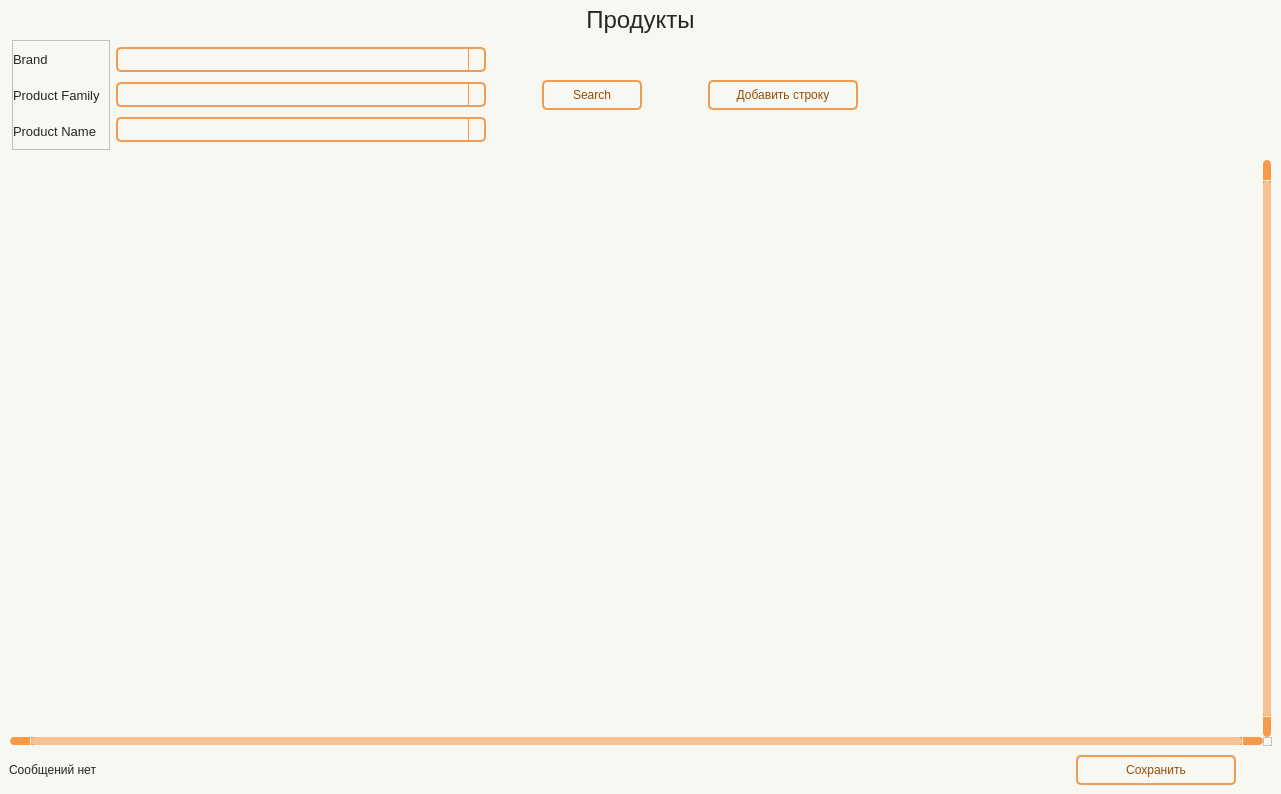
<?xml version="1.0" encoding="UTF-8"?>
<ui version="4.0">
 <class>Form</class>
 <widget class="QWidget" name="Form">
  <property name="geometry">
   <rect>
    <x>0</x>
    <y>0</y>
    <width>1281</width>
    <height>794</height>
   </rect>
  </property>
  <property name="minimumSize">
   <size>
    <width>930</width>
    <height>650</height>
   </size>
  </property>
  <property name="windowTitle">
   <string>Form</string>
  </property>
  <property name="styleSheet">
   <string notr="true">Form.QWidget{border: 2px solid #f28223;}

QWidget{
	background-color: #f8f8f2;
}

#Title_label.QLabel {
color: #262626;
font: 18pt &quot;Tahoma&quot;;
}

QLabel {
color: #262626;
font: 10pt &quot;Tahoma&quot;;
}

QPushButton {
	border: 2px solid #f09d54;
	border-radius: 5px;
	background-color: #f8f8f2;
	color: #964b09;
	font: 10pt &quot;Tahoma&quot;;
}

QPushButton:hover {
	background-color: #f28223;
	color: #ffffff;
}

QPushButton:pressed {
	background-color: #f28223;
	border: 2px solid #f28223;
	color: #ffffff;
}


QTableWidget {	
	background-color: #f8f8f2;
	padding: 10px;
	border-radius: 5px;
	gridline-color: #f8994a;
    outline: none;
	color: #262626;
}
QTableWidget::item{
	border-color: #f8994a;
	padding-left: 5px;
	padding-right: 5px;
	gridline-color: #f8994a;
	color: #262626;
	padding: 1px;
    font: 7pt &quot;Tahoma&quot;; 
}
QTableWidget::item:selected{
	background-color: #f28223;
    color: #ffffff;
}
QTableWidget::item:editable {
	background-color: #fff5cc;
	border: #ffffff;
}
QTableWidget::item:focus {
	background-color: #f28223;
	border: 2px solid #ffffff;
}
QHeaderView::section{
	background-color: #f8f8f2;
	border: none;
	border-style: none;
}
QTableWidget::horizontalHeader {	
	background-color: #f8994a;
	font: 10pt &quot;Tahoma&quot;;
}
QHeaderView::section:horizontal {
    border: 1px solid #f8994a;
	background-color: #ffd4af;
	padding: 3px;
	border-top-left-radius: 7px;
    border-top-right-radius: 7px;
    color: #262626;
}
QHeaderView::section:vertical {
    border: 1px solid #f8994a;
	color: #262626;
}

QLineEdit {
	background-color: #f8f8f2;
	border-radius: 5px;
	border: 2px solid #f09d54;
	padding-left: 10px;
	selection-color: rgb(255, 255, 255);
	selection-background-color: #f28223;
    color: #262626;
}
QLineEdit:hover {
	border: 2px solid #f28223;
}
QLineEdit:focus {
	border: 2px solid #f28223;
}

/* Стили для множественного выбора */
QListWidget {
    background-color: #f8f8f2;
    border: 2px solid #f09d54;
    border-radius: 5px;
    color: #262626;
    font: 10pt &quot;Tahoma&quot;;
}

QListWidget::item {
    padding: 5px;
    border-bottom: 1px solid #f8994a;
}

QListWidget::item:selected {
    background-color: #f28223;
    color: #ffffff;
}

QListWidget::item:hover {
    background-color: #ffd4af;
}

/* Улучшенная видимость чекбоксов */
QCheckBox::indicator {
    width: 16px;
    height: 16px;
}

QCheckBox::indicator:unchecked {
    border: 2px solid #f09d54;
    background-color: #f8f8f2;
    border-radius: 3px;
}

QCheckBox::indicator:checked {
    border: 2px solid #f28223;
    background-color: #f28223;
    border-radius: 3px;
    image: url(:/icon/icon/check.svg);
}

QCheckBox::indicator:hover {
    border: 2px solid #f28223;
}

QComboBox {
	background-color: #f8f8f2;
	border-radius: 5px;
	border: 2px solid #f09d54;
	padding-left: 10px;
	selection-color: #f28223;
	selection-background-color: #f28223;
    color: #262626;
	font: 9pt &quot;Tahoma&quot;;
}
QComboBox:hover {
	border: 2px solid #f28223;
	
}
QComboBox:focus {
	border: 2px solid #f28223;
}

QComboBox QAbstractItemView::item {
	color: #262626;
}
QComboBox QAbstractItemView::item::selected {
	background-color: #f09d54;
	color: #ffffff;
}

QComboBox::down-arrow {
	
	image: url(:/icon/icon/chevron-down — копия — копия.svg);
}
QComboBox::drop-down {
    subcontrol-origin: padding;
    subcontrol-position: top right;
    width: 15px;
    border-left-width: 1px;
    border-left-color: #f8994a;
    border-left-style: solid; /* just a single line */
    border-top-right-radius: 3px; /* same radius as the QComboBox */
    border-bottom-right-radius: 3px;
	color: #262626;
}

QScrollBar:horizontal {
    border: none;
    background: #f8994a;
    height: 8px;
    margin: 0px 21px 0 21px;
	border-radius: 0px;
}
QScrollBar::handle:horizontal {
    background: #f6c294;
    min-width: 20px;
	border-radius: 4px
}
QScrollBar::add-line:horizontal {
    border: none;
    background: #f8994a;
    width: 20px;
	border-top-right-radius: 4px;
    border-bottom-right-radius: 4px;
    subcontrol-position: right;
    subcontrol-origin: margin;
}
QScrollBar::sub-line:horizontal {
    border: none;
    background: #f8994a;
    width: 20px;
	border-top-left-radius: 4px;
    border-bottom-left-radius: 4px;
    subcontrol-position: left;
    subcontrol-origin: margin;
}
QScrollBar::up-arrow:horizontal, QScrollBar::down-arrow:horizontal
{
     background: none;
}
QScrollBar::add-page:horizontal, QScrollBar::sub-page:horizontal
{
     background: none;
}
 QScrollBar:vertical {
	border: none;
    background-color: #f8994a;
    width: 8px;
    margin: 21px 0 21px 0;
	border-radius: 0px;
 }
 QScrollBar::handle:vertical {	
	background: #f6c294;
    min-height: 25px;
	border-radius: 4px
 }
 QScrollBar::add-line:vertical {
     border: none;
    background: #f8994a;
     height: 20px;
	border-bottom-left-radius: 4px;
    border-bottom-right-radius: 4px;
     subcontrol-position: bottom;
     subcontrol-origin: margin;
 }
 QScrollBar::sub-line:vertical {
	border: none;
    background: #f8994a;
     height: 20px;
	border-top-left-radius: 4px;
    border-top-right-radius: 4px;
     subcontrol-position: top;
     subcontrol-origin: margin;
 }
 QScrollBar::up-arrow:vertical, QScrollBar::down-arrow:vertical {
     background: none;
 }

 QScrollBar::add-page:vertical, QScrollBar::sub-page:vertical {
     background: none;
 }

QDateEdit {
    background-color: #f8f8f2;
    border-radius: 5px;
    border: 2px solid #f09d54;
    padding-left: 10px; /* Add left padding */
    padding-right: 10px; /* Add right padding to accommodate the dropdown arrow */
    color: #262626;
    font: 10pt &quot;Tahoma&quot;;
    min-width: 80px; /* Minimum width to prevent text clipping */
}

QDateEdit:hover {
    border: 2px solid #f28223;
}

QDateEdit:focus {
    border: 2px solid #f28223;
}

QDateEdit::drop-down {
    subcontrol-origin: padding;
    subcontrol-position: top right;
    width: 25px; /* Keep the dropdown arrow width */
    border-left-width: 1px;
    border-left-color: #f8994a;
    border-left-style: solid;
    border-top-right-radius: 3px;
    border-bottom-right-radius: 3px;
    background-color: #f8f8f2;
}

QDateEdit::down-arrow {
	image: url(:/icon/icon/chevron-down — копия — копия.svg);
    width: 16px;
    height: 16px;
}

/* Calendar Styling */
QCalendarWidget {
    background-color: #f8f8f2;
    border: 2px solid #f28223;
    color: #262626;
}

QCalendarWidget QWidget {
    color: #262626;
}

QCalendarWidget QAbstractItemView {
    background-color: #f8f8f2;
    selection-background-color: #f28223;
    selection-color: #ffffff;
}

QCalendarWidget QToolButton {
    background-color: #ffd4af;
    color: #262626;
    font: 10pt &quot;Tahoma&quot;;
    border-radius: 3px;
    padding: 5px;
}

QCalendarWidget QToolButton:hover {
    background-color: #f28223;
    color: #ffffff;
}

QCalendarWidget QMenu {
    background-color: #f8f8f2;
    border: 1px solid #f28223;
}

QCalendarWidget QSpinBox {
    background-color: #f8f8f2;
    color: #262626;
    border: 1px solid #f09d54;
}

QCalendarWidget QSpinBox::up-button {
    subcontrol-origin: border;
    subcontrol-position: top right;
    width: 15px;
    border-left-width: 1px;
    border-left-color: #f8994a;
    border-left-style: solid;
}

QCalendarWidget QSpinBox::down-button {
    subcontrol-origin: border;
    subcontrol-position: bottom right;
    width: 15px;
    border-left-width: 1px;
    border-left-color: #f8994a;
    border-left-style: solid;
}

QCalendarWidget QSpinBox::up-arrow {
	image: url(:/icon/icon/chevron-up — копия — копия.svg);
    width: 10px;
    height: 10px;
}

QCalendarWidget QSpinBox::down-arrow {
	image: url(:/icon/icon/chevron-down — копия — копия.svg);
    width: 10px;
    height: 10px;
}

QTabWidget::pane {
    border: none;
    background: #f8f8f2;
}

QTabBar::tab {
    background-color: #ffd4af;   /* как шапка таблицы */
    color: #262626;
    padding: 6px 12px;
    min-height: 24px;
    border: 1px solid #f8994a;
    border-bottom: none;
    margin-right: 2px;
}

QTabBar::tab:selected {
    background-color: #f28223;
    color: #ffffff;
}

QTabBar::tab:!selected {
    background-color: #ffd4af;
    color: #262626;
}

QTabBar::tab:hover:!selected {
    background-color: #f6c294;
    color: #262626;
}
</string>
  </property>
  <layout class="QHBoxLayout" name="horizontalLayout">
   <property name="leftMargin">
    <number>0</number>
   </property>
   <property name="topMargin">
    <number>0</number>
   </property>
   <property name="rightMargin">
    <number>0</number>
   </property>
   <property name="bottomMargin">
    <number>0</number>
   </property>
   <item>
    <widget class="QWidget" name="widget" native="true">
     <layout class="QVBoxLayout" name="verticalLayout">
      <property name="spacing">
       <number>0</number>
      </property>
      <property name="leftMargin">
       <number>0</number>
      </property>
      <property name="topMargin">
       <number>0</number>
      </property>
      <property name="rightMargin">
       <number>0</number>
      </property>
      <property name="bottomMargin">
       <number>9</number>
      </property>
      <item alignment="Qt::AlignmentFlag::AlignHCenter">
       <widget class="QLabel" name="Title_label">
        <property name="minimumSize">
         <size>
          <width>0</width>
          <height>40</height>
         </size>
        </property>
        <property name="maximumSize">
         <size>
          <width>16777215</width>
          <height>40</height>
         </size>
        </property>
        <property name="font">
         <font>
          <family>Tahoma</family>
          <pointsize>18</pointsize>
          <italic>false</italic>
          <bold>false</bold>
         </font>
        </property>
        <property name="layoutDirection">
         <enum>Qt::LayoutDirection::LeftToRight</enum>
        </property>
        <property name="text">
         <string>Продукты</string>
        </property>
        <property name="alignment">
         <set>Qt::AlignmentFlag::AlignCenter</set>
        </property>
       </widget>
      </item>
      <item>
       <widget class="QFrame" name="frame_Search">
        <property name="minimumSize">
         <size>
          <width>0</width>
          <height>110</height>
         </size>
        </property>
        <property name="maximumSize">
         <size>
          <width>16777215</width>
          <height>150</height>
         </size>
        </property>
        <layout class="QHBoxLayout" name="horizontalLayout_2">
         <property name="leftMargin">
          <number>12</number>
         </property>
         <property name="topMargin">
          <number>0</number>
         </property>
         <property name="rightMargin">
          <number>0</number>
         </property>
         <property name="bottomMargin">
          <number>0</number>
         </property>
         <item>
          <widget class="QFrame" name="frame">
           <property name="frameShape">
            <enum>QFrame::Shape::StyledPanel</enum>
           </property>
           <property name="frameShadow">
            <enum>QFrame::Shadow::Raised</enum>
           </property>
           <layout class="QVBoxLayout" name="verticalLayout_2">
            <property name="leftMargin">
             <number>0</number>
            </property>
            <property name="topMargin">
             <number>3</number>
            </property>
            <property name="rightMargin">
             <number>9</number>
            </property>
            <property name="bottomMargin">
             <number>3</number>
            </property>
            <item>
             <widget class="QLabel" name="label_5">
              <property name="font">
               <font>
                <family>Tahoma</family>
                <pointsize>10</pointsize>
                <italic>false</italic>
                <bold>false</bold>
               </font>
              </property>
              <property name="text">
               <string>Brand</string>
              </property>
             </widget>
            </item>
            <item>
             <widget class="QLabel" name="label_4">
              <property name="font">
               <font>
                <family>Tahoma</family>
                <pointsize>10</pointsize>
                <italic>false</italic>
                <bold>false</bold>
               </font>
              </property>
              <property name="text">
               <string>Product Family</string>
              </property>
             </widget>
            </item>
            <item>
             <widget class="QLabel" name="label_3">
              <property name="font">
               <font>
                <family>Tahoma</family>
                <pointsize>10</pointsize>
                <italic>false</italic>
                <bold>false</bold>
               </font>
              </property>
              <property name="text">
               <string>Product Name</string>
              </property>
             </widget>
            </item>
           </layout>
          </widget>
         </item>
         <item>
          <widget class="QFrame" name="frame_2">
           <property name="minimumSize">
            <size>
             <width>370</width>
             <height>0</height>
            </size>
           </property>
           <property name="maximumSize">
            <size>
             <width>370</width>
             <height>16777215</height>
            </size>
           </property>
           <layout class="QVBoxLayout" name="verticalLayout_3">
            <property name="spacing">
             <number>6</number>
            </property>
            <property name="leftMargin">
             <number>0</number>
            </property>
            <property name="topMargin">
             <number>3</number>
            </property>
            <property name="rightMargin">
             <number>0</number>
            </property>
            <property name="bottomMargin">
             <number>3</number>
            </property>
            <item>
             <widget class="QComboBox" name="line_Brand">
              <property name="minimumSize">
               <size>
                <width>0</width>
                <height>25</height>
               </size>
              </property>
              <property name="maximumSize">
               <size>
                <width>16777215</width>
                <height>25</height>
               </size>
              </property>
              <property name="currentText">
               <string/>
              </property>
              <property name="currentIndex">
               <number>-1</number>
              </property>
             </widget>
            </item>
            <item>
             <widget class="QComboBox" name="line_Prod_Fam">
              <property name="minimumSize">
               <size>
                <width>0</width>
                <height>25</height>
               </size>
              </property>
              <property name="maximumSize">
               <size>
                <width>16777215</width>
                <height>25</height>
               </size>
              </property>
             </widget>
            </item>
            <item>
             <widget class="QComboBox" name="line_Prod_name">
              <property name="minimumSize">
               <size>
                <width>200</width>
                <height>25</height>
               </size>
              </property>
              <property name="maximumSize">
               <size>
                <width>16777215</width>
                <height>25</height>
               </size>
              </property>
             </widget>
            </item>
           </layout>
          </widget>
         </item>
         <item>
          <spacer name="horizontalSpacer">
           <property name="orientation">
            <enum>Qt::Orientation::Horizontal</enum>
           </property>
           <property name="sizeType">
            <enum>QSizePolicy::Policy::Fixed</enum>
           </property>
           <property name="sizeHint" stdset="0">
            <size>
             <width>50</width>
             <height>20</height>
            </size>
           </property>
          </spacer>
         </item>
         <item>
          <widget class="QFrame" name="frame_3">
           <property name="minimumSize">
            <size>
             <width>110</width>
             <height>0</height>
            </size>
           </property>
           <property name="maximumSize">
            <size>
             <width>93</width>
             <height>16777215</height>
            </size>
           </property>
           <layout class="QVBoxLayout" name="verticalLayout_4" stretch="0">
            <property name="spacing">
             <number>0</number>
            </property>
            <property name="leftMargin">
             <number>0</number>
            </property>
            <property name="topMargin">
             <number>0</number>
            </property>
            <property name="rightMargin">
             <number>0</number>
            </property>
            <property name="bottomMargin">
             <number>0</number>
            </property>
            <item>
             <widget class="QPushButton" name="btn_Search">
              <property name="minimumSize">
               <size>
                <width>100</width>
                <height>30</height>
               </size>
              </property>
              <property name="maximumSize">
               <size>
                <width>92</width>
                <height>16777215</height>
               </size>
              </property>
              <property name="text">
               <string>Search</string>
              </property>
              <property name="icon">
               <iconset resource="../resource.qrc">
                <normaloff>:/icon/icon/search — копия — копия.svg</normaloff>:/icon/icon/search — копия — копия.svg</iconset>
              </property>
             </widget>
            </item>
           </layout>
          </widget>
         </item>
         <item>
          <spacer name="horizontalSpacer_2">
           <property name="orientation">
            <enum>Qt::Orientation::Horizontal</enum>
           </property>
           <property name="sizeType">
            <enum>QSizePolicy::Policy::Fixed</enum>
           </property>
           <property name="sizeHint" stdset="0">
            <size>
             <width>50</width>
             <height>20</height>
            </size>
           </property>
          </spacer>
         </item>
         <item>
          <widget class="QPushButton" name="btn_AddLine">
           <property name="minimumSize">
            <size>
             <width>150</width>
             <height>30</height>
            </size>
           </property>
           <property name="text">
            <string>Добавить строку</string>
           </property>
           <property name="icon">
            <iconset resource="../resource.qrc">
             <normaloff>:/icon/icon/plus-circle — копия — копия.svg</normaloff>:/icon/icon/plus-circle — копия — копия.svg</iconset>
           </property>
          </widget>
         </item>
         <item>
          <spacer name="horizontalSpacer_3">
           <property name="orientation">
            <enum>Qt::Orientation::Horizontal</enum>
           </property>
           <property name="sizeHint" stdset="0">
            <size>
             <width>361</width>
             <height>20</height>
            </size>
           </property>
          </spacer>
         </item>
        </layout>
       </widget>
      </item>
      <item>
       <widget class="QTableWidget" name="table">
        <property name="verticalScrollBarPolicy">
         <enum>Qt::ScrollBarPolicy::ScrollBarAlwaysOn</enum>
        </property>
        <property name="horizontalScrollBarPolicy">
         <enum>Qt::ScrollBarPolicy::ScrollBarAlwaysOn</enum>
        </property>
        <property name="sizeAdjustPolicy">
         <enum>QAbstractScrollArea::SizeAdjustPolicy::AdjustToContents</enum>
        </property>
        <property name="autoScrollMargin">
         <number>10</number>
        </property>
        <property name="selectionMode">
         <enum>QAbstractItemView::SelectionMode::SingleSelection</enum>
        </property>
        <property name="textElideMode">
         <enum>Qt::TextElideMode::ElideMiddle</enum>
        </property>
        <property name="sortingEnabled">
         <bool>true</bool>
        </property>
        <property name="wordWrap">
         <bool>false</bool>
        </property>
        <property name="rowCount">
         <number>0</number>
        </property>
        <property name="columnCount">
         <number>0</number>
        </property>
        <attribute name="horizontalHeaderCascadingSectionResizes">
         <bool>true</bool>
        </attribute>
        <attribute name="horizontalHeaderMinimumSectionSize">
         <number>55</number>
        </attribute>
        <attribute name="horizontalHeaderDefaultSectionSize">
         <number>100</number>
        </attribute>
        <attribute name="horizontalHeaderShowSortIndicator" stdset="0">
         <bool>true</bool>
        </attribute>
        <attribute name="horizontalHeaderStretchLastSection">
         <bool>true</bool>
        </attribute>
        <attribute name="verticalHeaderVisible">
         <bool>false</bool>
        </attribute>
        <attribute name="verticalHeaderCascadingSectionResizes">
         <bool>true</bool>
        </attribute>
        <attribute name="verticalHeaderMinimumSectionSize">
         <number>24</number>
        </attribute>
        <attribute name="verticalHeaderDefaultSectionSize">
         <number>25</number>
        </attribute>
        <attribute name="verticalHeaderHighlightSections">
         <bool>false</bool>
        </attribute>
       </widget>
      </item>
      <item>
       <widget class="QFrame" name="frame_Update">
        <property name="minimumSize">
         <size>
          <width>0</width>
          <height>0</height>
         </size>
        </property>
        <property name="maximumSize">
         <size>
          <width>16777215</width>
          <height>50</height>
         </size>
        </property>
        <layout class="QHBoxLayout" name="horizontalLayout_4">
         <property name="spacing">
          <number>0</number>
         </property>
         <property name="leftMargin">
          <number>0</number>
         </property>
         <property name="topMargin">
          <number>0</number>
         </property>
         <property name="rightMargin">
          <number>0</number>
         </property>
         <property name="bottomMargin">
          <number>0</number>
         </property>
         <item>
          <widget class="QFrame" name="frame_4">
           <property name="minimumSize">
            <size>
             <width>0</width>
             <height>0</height>
            </size>
           </property>
           <layout class="QVBoxLayout" name="verticalLayout_5">
            <property name="leftMargin">
             <number>9</number>
            </property>
            <property name="topMargin">
             <number>0</number>
            </property>
            <property name="rightMargin">
             <number>0</number>
            </property>
            <property name="bottomMargin">
             <number>0</number>
            </property>
            <item>
             <widget class="QLabel" name="label_msg">
              <property name="text">
               <string>Сообщений нет</string>
              </property>
             </widget>
            </item>
           </layout>
          </widget>
         </item>
         <item>
          <widget class="QFrame" name="frame_5">
           <property name="minimumSize">
            <size>
             <width>120</width>
             <height>0</height>
            </size>
           </property>
           <property name="maximumSize">
            <size>
             <width>250</width>
             <height>16777215</height>
            </size>
           </property>
           <layout class="QHBoxLayout" name="horizontalLayout_3">
            <property name="spacing">
             <number>0</number>
            </property>
            <property name="leftMargin">
             <number>0</number>
            </property>
            <property name="topMargin">
             <number>0</number>
            </property>
            <property name="rightMargin">
             <number>0</number>
            </property>
            <property name="bottomMargin">
             <number>0</number>
            </property>
            <item>
             <widget class="QPushButton" name="btn_Save">
              <property name="minimumSize">
               <size>
                <width>160</width>
                <height>30</height>
               </size>
              </property>
              <property name="maximumSize">
               <size>
                <width>160</width>
                <height>16777215</height>
               </size>
              </property>
              <property name="text">
               <string>Сохранить</string>
              </property>
              <property name="icon">
               <iconset resource="../resource.qrc">
                <normaloff>:/icon/icon/save — копия — копия.svg</normaloff>:/icon/icon/save — копия — копия.svg</iconset>
              </property>
             </widget>
            </item>
           </layout>
          </widget>
         </item>
        </layout>
       </widget>
      </item>
     </layout>
    </widget>
   </item>
  </layout>
 </widget>
 <resources>
  <include location="../resource.qrc"/>
 </resources>
 <connections/>
</ui>
